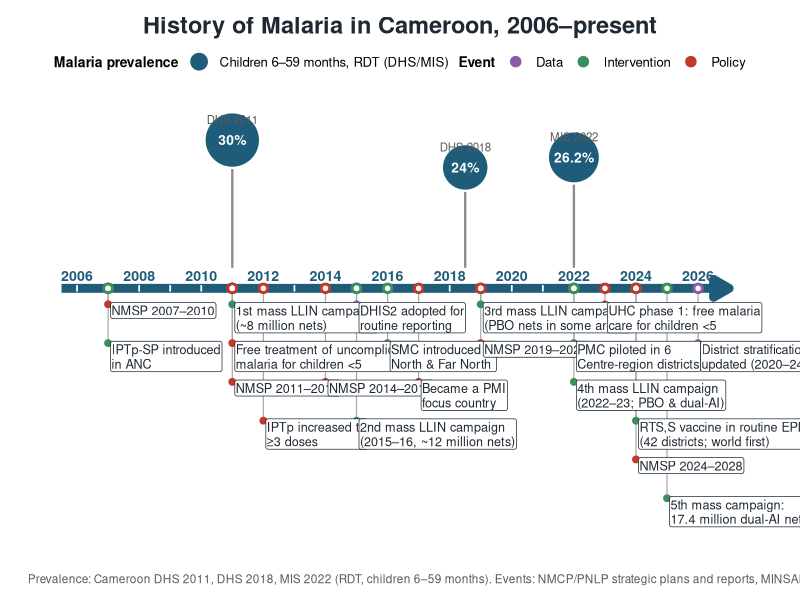
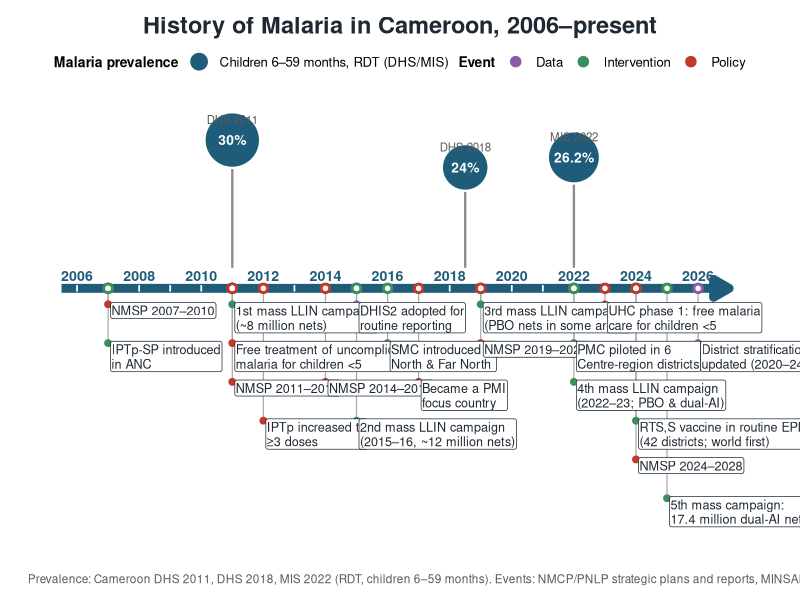

R code for these plots, in order:
# ---------------------------------------------------------------------------
#  HISTORY OF MALARIA IN CAMEROON (2006 - present)
#  Adapted from the Tanzania timeline script (../Timelinescripta.R).
#  Output: Images/cmr_timeline.png / .pdf
#
#  Sources for every value/event are listed next to it (see also the
#  figure caption in profile_cmr.md).
# ---------------------------------------------------------------------------

library(ggplot2)

## ---- 0. OUTPUT ------------------------------------------------------------
out_dir <- "D:/Updating_CountryProfiles/CMR/Images"
dir.create(out_dir, showWarnings = FALSE, recursive = TRUE)

## ---- 1. DATA --------------------------------------------------------------
# Malaria prevalence, children 6-59 months, RDT (DHS Program API, national)
#   CM2011DHS 30.0% (27.4-32.5) | CM2018DHS 24.0% (21.3-26.6; fieldwork
#   Jun 2018-Jan 2019) | CM2022MIS 26.2% (22.9-29.4)
prev <- data.frame(
  x      = c(2011, 2018.5, 2022),
  value  = c(30.0, 24.0,   26.2),
  survey = c("DHS 2011", "DHS 2018", "MIS 2022"),
  stringsAsFactors = FALSE
)

events <- data.frame(
  year = c(2007, 2007, 2011, 2011, 2011, 2012, 2014,
           2015, 2015, 2016, 2017, 2019, 2019, 2022, 2022, 2023, 2024,
           2024, 2025, 2026),
  text = c(
    "NMSP 2007\u20132010",                                # UVU / PNLP
    "IPTp-SP introduced\nin ANC",                         # Severe Malaria Observatory (CMR page)
    "1st mass LLIN campaign\n(~8 million nets)",          # PMC6815446
    "Free treatment of uncomplicated\nmalaria for children <5", # PNLP guidelines
    "NMSP 2011\u20132015",                                # Sante tropicale; PSNLP 2024-28
    "IPTp increased to\n\u22653 doses",                   # Malaria J 2020 (s12936-020-03155-2)
    "NMSP 2014\u20132018",                                # GF concept note 2014
    "DHIS2 adopted for\nroutine reporting",               # CHAI/NMCP preprint (since 2015)
    "2nd mass LLIN campaign\n(2015\u201316, ~12 million nets)", # PMC6815446
    "SMC introduced in\nNorth & Far North",               # PMC10640753; SMC Alliance
    "Became a PMI\nfocus country",                        # USAID press release 21 Sep 2017
    "3rd mass LLIN campaign\n(PBO nets in some areas)",   # PMC13032020
    "NMSP 2019\u20132023",                                # PNLP annual report 2023
    "PMC piloted in 6\nCentre-region districts",          # PSI Plus Project; F1000 14-908
    "4th mass LLIN campaign\n(2022\u201323; PBO & dual-AI)", # AMP minutes 2021; GiveWell
    "UHC phase 1: free malaria\ncare for children <5",    # MINSANTE; PMI profile FY24
    "RTS,S vaccine in routine EPI\n(42 districts; world first)", # PMC11002407; Gavi
    "NMSP 2024\u20132028",                                # PSNLP 2024-2028
    "5th mass campaign:\n17.4 million dual-AI nets",      # MINSANTE / PNLP 2025
    "District stratification\nupdated (2020\u201324 data)"  # profile section 8
  ),
  type = c("Policy", "Intervention", "Intervention", "Policy", "Policy",
           "Policy", "Policy", "Data", "Intervention", "Intervention",
           "Policy", "Intervention",
           "Policy", "Intervention", "Intervention", "Policy", "Intervention",
           "Policy", "Intervention", "Data"),
  stringsAsFactors = FALSE
)

## ---- 2. STYLE -------------------------------------------------------------
NAVY  <- "#1F5C7A"; INK <- "#1F2933"
TYPE_COL <- c(Policy = "#C0392B", Intervention = "#3A8F5C", Data = "#8A5CA8")
X_MIN <- 2005.5; X_MAX <- 2027
STEM0  <- 0.25     # stems start this far above the axis
STEM_K <- 0.10     # stem height per 1% prevalence
CHAR_W <- 0.15     # approx. width of one character, in years (lane packing)
LANE_H <- 0.85     # vertical distance between event lanes

## ---- 3. LAYOUT (no need to edit below) -------------------------------------
prev$ytop <- STEM0 + prev$value * STEM_K
prev$lab  <- paste0(prev$value, "%")

events <- events[order(events$year), ]
longest <- sapply(strsplit(events$text, "\n"), function(s) max(nchar(s)))
events$x_end <- events$year + 0.15 + longest * CHAR_W
lane_end <- numeric(0)
events$lane <- NA
for (i in seq_len(nrow(events))) {
  free <- which(lane_end < events$year[i] - 0.05)
  if (length(free) == 0) { lane_end <- c(lane_end, -Inf); free <- length(lane_end) }
  events$lane[i] <- free[1]
  lane_end[free[1]] <- events$x_end[i]
}
events$y <- -0.55 - (events$lane - 1) * LANE_H

ticks <- data.frame(x = seq(2006, 2026, 1))
ticks$lab <- ifelse(ticks$x %% 2 == 0, ticks$x, "")

## ---- 4. PLOT --------------------------------------------------------------
p <- ggplot() +
  annotate("segment", x = X_MIN, xend = X_MAX, y = 0, yend = 0,
           colour = NAVY, linewidth = 3, lineend = "butt",
           arrow = arrow(length = unit(0.18, "inches"), type = "closed")) +
  geom_segment(data = ticks, aes(x = x, xend = x, y = -0.07, yend = 0.07),
               colour = "white", linewidth = 0.6) +
  geom_text(data = ticks, aes(x = x, y = 0.16, label = lab),
            size = 3.6, fontface = "bold", colour = NAVY, vjust = 0) +
  # prevalence
  geom_segment(data = prev, aes(x = x, xend = x, y = 0.45, yend = ytop),
               colour = "grey55", linewidth = 0.8) +
  geom_point(data = prev, aes(x = x, y = ytop, fill = "U5", size = value),
             shape = 21, colour = "white", stroke = 1.2) +
  geom_text(data = prev, aes(x = x, y = ytop, label = lab),
            colour = "white", fontface = "bold", size = 3.5) +
  geom_text(data = prev, aes(x = x, y = ytop + 0.45, label = survey),
            colour = "grey35", size = 2.9) +
  # events
  geom_segment(data = events, aes(x = year, xend = year, y = -0.08, yend = y + 0.2),
               colour = "grey65", linewidth = 0.4) +
  geom_point(data = events, aes(x = year, y = 0, colour = type), size = 3.2) +
  geom_point(data = events, aes(x = year, y = 0), colour = "white", size = 1.2) +
  geom_point(data = events, aes(x = year, y = y + 0.2, colour = type), size = 2) +
  geom_label(data = events, aes(x = year + 0.08, y = y + 0.24, label = text),
             hjust = 0, vjust = 1, size = 3.2, colour = INK, lineheight = 0.95,
             fill = "white", linewidth = 0, label.padding = unit(0.08, "lines")) +
  scale_fill_manual(values = c(U5 = NAVY),
                    labels = c("Children 6\u201359 months, RDT (DHS/MIS)"),
                    name = "Malaria prevalence") +
  scale_colour_manual(values = TYPE_COL, name = "Event") +
  scale_size_continuous(range = c(15, 18), guide = "none") +
  guides(fill = guide_legend(order = 1, override.aes = list(size = 6)),
         colour = guide_legend(order = 2)) +
  coord_cartesian(xlim = c(X_MIN, X_MAX + 0.3),
                  ylim = c(min(events$y) - 0.8, max(prev$ytop) + 0.8),
                  clip = "off") +
  labs(title = "History of Malaria in Cameroon, 2006\u2013present",
       caption = paste0(
         "Prevalence: Cameroon DHS 2011, DHS 2018, MIS 2022 (RDT, children 6\u201359 months). ",
         "Events: NMCP/PNLP strategic plans and reports, MINSANTE, Gavi/WHO, and published literature.")) +
  theme_void(base_size = 12) +
  theme(plot.title      = element_text(face = "bold", size = 17, hjust = 0.5,
                                       colour = INK, margin = margin(b = 8)),
        plot.caption    = element_text(size = 8.5, colour = "grey35", hjust = 0),
        legend.position = "top",
        legend.box      = "horizontal",
        legend.title    = element_text(face = "bold", size = 10),
        legend.text     = element_text(size = 9.5),
        plot.background = element_rect(fill = "white", colour = NA),
        plot.margin     = margin(12, 20, 10, 20))

## ---- 5. SAVE --------------------------------------------------------------
W <- 14; H <- 8
ggsave(file.path(out_dir, "cmr_timeline.png"), p, width = W, height = H, dpi = 300, bg = "white")
ggsave(file.path(out_dir, "cmr_timeline.pdf"), p, width = W, height = H, bg = "white",
       device = cairo_pdf)
cat("wrote cmr_timeline.png / .pdf to", out_dir, "\n")
